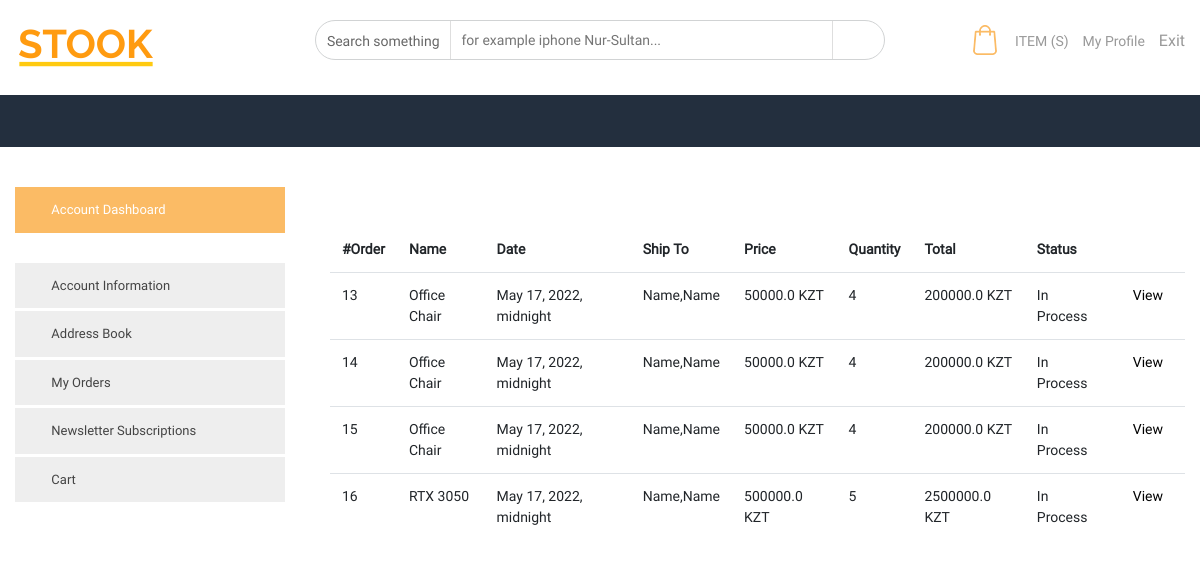
The app's page /account_orders/ (signed in) with its own data.
### orders/models.py (models this page shows)
class Order(models.Model):
    client = models.ForeignKey(User, on_delete=models.CASCADE, related_name='clients')
    supplier = models.ForeignKey(User, on_delete=models.CASCADE, related_name='suppliers')
    product = models.ForeignKey(Product, on_delete=models.CASCADE)
    quantity = models.IntegerField()
    country = models.CharField(max_length=50)
    region = models.CharField(max_length=50)
    city = models.CharField(max_length=50, default='')
    address = models.CharField(max_length=200)
    post_number = models.CharField(max_length=50)
    price = models.FloatField(blank=True, null=True)
    track_number = models.IntegerField(blank=True, null=True)
    order_date = models.DateTimeField(auto_now_add=True)
    shipping_date = models.DateTimeField(blank=True, null=True)
    status = models.CharField(max_length=50)
    total = models.FloatField(blank=True, null=True)
    name = models.CharField(max_length=50,blank=True, null=True)

### users/views.py (the view)
# urls.py: path('account_orders/',account_orders,name='account_orders'),
@login_required(login_url='signin')
def account_orders(request):
    order = Order.objects.filter(client_id = request.user.pk)
    context = {
        "orders" : order,
    }
    return render(request, "users/account-orders.html",context=context)

### users/templates/users/account-orders.html (shortened to what this page needs)
{% extends 'users/_header.html' %}
    {% block main %}
  {%load static%}
    <div class="internal-main-content">
        <div class="container">
            <div class="row">
                <div class="col-12 col-md-4 col-lg-3">
                    <div class="main-side">
                        <div class="profile-links">
                            <ul>
                                <li class="active">
                                    <a href="{% url 'account_info' %}"> <i class="icofont-user"></i> Account Dashboard </a>
                                </li>
                                <li>
                                    <a href="{% url 'account_info' %}"> <i class="icofont-info"></i>  Account Information </a>
                                </li>
                                <li>
                                    <a href="{% url 'account_address' %}"> <i class="icofont-paper-plane"></i> Address Book  </a>
                                </li>
                                <li>
                                    <a href="{% url 'account_orders' %}"> <i class="icofont-numbered"></i> My Orders </a>
                                </li>
                                <li>
                                    <a href="{% url 'account_news' %}"> <i class="icofont-envelope-open"></i> Newsletter Subscriptions </a>
                                </li>
                                <li>
                                    <a href="{% url 'account_wishlsit' %}"> <i class="icofont-cart"></i> Cart </a>
                                </li>
                            </ul>
                        </div>
                    </div>
                </div>
                <div class="col-12 col-md-8 col-lg-9">
                    <div class="profile-content">
                        <div class="table-box">
                            <table class="table orders-table">
                                <thead>
                                    <tr>
                                        <th scope="col"> #Order </th>
                                        <th scope="col"> Name </th>
                                        <th scope="col"> Date </th>
                                        <th scope="col"> Ship To </th>
                                        <th scope="col"> Price </th>
                                        <th scope="col"> Quantity </th>
                                        <th scope="col"> Total </th>
                                        <th scope="col"> Status </th>
                                        <th scope="col">   </th>
                                    </tr>
                                </thead>
                                <tbody>
                                    {% for  order in orders %}
                                    <tr>
                                        <th scope="row"> {{order.id}} </th>
                                        <td> {{order.name}} </td>
                                        <td> {{order.shipping_date}} </td>
                                        <td> {{order.city}},{{order.address}} </td>
                                        <td> {{order.price}} KZT	 </td>
                                        <td> {{order.quantity}}  </td>
                                        <td> {{order.total}} KZT	 </td>
                                        <td> {{order.status}} </td>
                                        <td>
                                            <a href="{% url "product_page" order.product.id %}"> View  </a>
                                        </td>
                                    </tr>
                                    {% endfor %}
                                </tbody>
                            </table>
                        </div>
                    </div>
                </div>
            </div>
        </div>
    </div>
{%endblock%}

### records on screen
Order: id "13", name "Office Chair", shipping_date "May 17, 2022, midnight", city "Name", address "Name", price "50000.0", quantity "4", total "200000.0", status "In Process"
Order: id "14", name "Office Chair", shipping_date "May 17, 2022, midnight", city "Name", address "Name", price "50000.0", quantity "4", total "200000.0", status "In Process"
Order: id "15", name "Office Chair", shipping_date "May 17, 2022, midnight", city "Name", address "Name", price "50000.0", quantity "4", total "200000.0", status "In Process"
Order: id "16", name "RTX 3050", shipping_date "May 17, 2022, midnight", city "Name", address "Name", price "500000.0", quantity "5", total "2500000.0", status "In Process"
